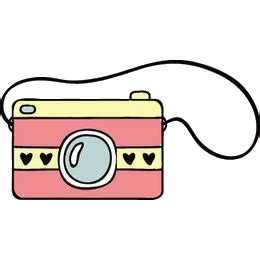
#> input picture pic_compressor/origin_camera.png, 260 x 260 px
$ python png_compressor.py
#> lines starting #> are read from the running program, lines starting #| are printed output that depends on the picture; after the words box and inside, x2 and y2 are one past the last pixel; in counts of white or black regions, pixels touching at a corner belong together
import numpy as np
from PIL import Image
import os

class PNGCompressor:
    def __init__(self):
        pass

    def convert_to_8bit(self, image):
        """将图像转换为8位调色板模式，保留透明度和颜色"""
        if image.mode == 'RGBA':
            # 获取alpha通道
            alpha = image.split()[3]

            # 二值化alpha通道
            mask = Image.eval(alpha, lambda a: 0 if a < 128 else 255)

            # 保留原始RGB颜色，只修改alpha通道
            image_array = np.array(image)
            image_array[..., 3] = np.array(mask)

            # 创建一个临时的RGB图像用于量化
            rgb_image = Image.fromarray(image_array[..., :3], 'RGB')

            # 使用中位切分法进行颜色量化，保留更多颜色细节
            converted = rgb_image.quantize(colors=255, method=2)

            # 获取量化后的调色板
            palette = converted.getpalette()

            # 创建新的调色板图像
            final_image = converted.copy()

            # 设置透明像素
            alpha_mask = np.array(mask) == 0
            if np.any(alpha_mask):
                # 将透明像素的索引设为255
                img_data = np.array(final_image)
                img_data[alpha_mask] = 255
                final_image = Image.fromarray(img_data)

                # 确保调色板的最后一个颜色是透明的
                if palette:
                    # 保持最后一个颜色接近原图中透明区域的颜色
                    transparent_color = image_array[alpha_mask][0][:3] if len(image_array[alpha_mask]) > 0 else [0, 0, 0]
                    palette[-3:] = transparent_color
                    final_image.putpalette(palette)
                    final_image.info['transparency'] = 255

            return final_image
        else:
            # 直接转换为8位调色板模式，使用中位切分法
            return image.quantize(colors=256, method=2)

    def compress(self, input_path, output_path=None):
        """
        使用8位调色板模式压缩PNG图像，保持透明度和颜色质量
        """
#> called with input_path = 'origin_camera.png'
        if output_path is None:
            filename, ext = os.path.splitext(input_path)
            output_path = f"{filename}_compressed{ext}"

        # 加载图像
        image = Image.open(input_path)
#> image is the input picture: PIL image 260x260 RGBA; mean R, G, B, A 231.7, 222.4, 219.2, 64.6
        original_size = image.size
#> original_size = (260, 260)

        # 转换为8位调色板模式
        image = self.convert_to_8bit(image)
#> in convert_to_8bit, `alpha = image.split()[3]`:
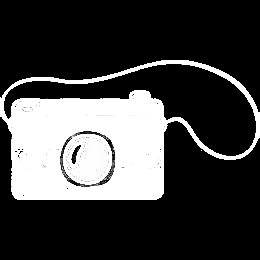
#> alpha: PIL image 260x260 L; min 0, max 255, mean 64.6
#> in convert_to_8bit, `mask = Image.eval(alpha, lambda a: 0 if a < 128 else 255)`:
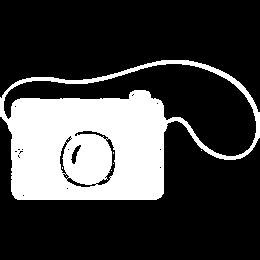
#> mask: PIL image 260x260 L; 25.3% white; 7 white regions (6 under 20 px), largest, box (x1, y1, x2, y2) and area: (0, 60, 260, 200) 17113
#> in convert_to_8bit, `image_array[..., 3] = np.array(mask)`:
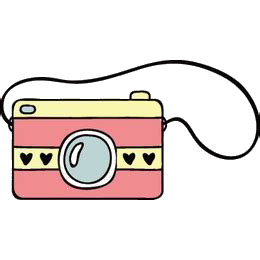
#> image_array: shape (260, 260, 4); 2.91% of pixels changed, all inside (x1, y1, x2, y2) = (0, 60, 259, 200); transparent parts drawn white
#> in convert_to_8bit, `palette = converted.getpalette()`: palette = 765 values, max 254 at index 78, min 1 at index 193, mean 132.9
#> in convert_to_8bit, `img_data = np.array(final_image)`:
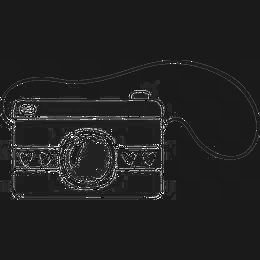
#> img_data: shape (260, 260); min 0, max 254, mean 32.7
#> in convert_to_8bit, `img_data[alpha_mask] = 255`:
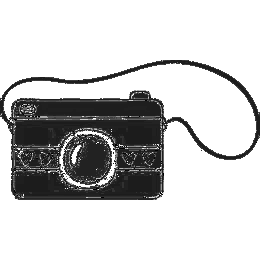
#> img_data: shape (260, 260); min 0, max 255, mean 203.2
#> in convert_to_8bit, `transparent_color = image_array[alpha_mask][0][:3] if len(image_array[..`: transparent_color = [255, 255, 255]
#> in convert_to_8bit, `final_image.putpalette(palette)`:
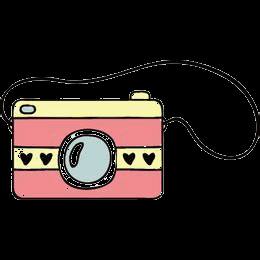
#> final_image: PIL image 260x260 P; mean R, G, B 43.9, 34.6, 31.3
#> image: PIL image 260x260 P

        # 保存为PNG，使用最大压缩
        image.save(output_path, 'PNG', optimize=True, compress_level=9)

        # 验证尺寸没有改变
        if image.size != original_size:
            raise ValueError("Image size changed during compression!")

        # 返回压缩信息
        original_file_size = os.path.getsize(input_path)
        compressed_file_size = os.path.getsize(output_path)
        compression_ratio = (original_file_size - compressed_file_size) / original_file_size * 100

        return {
            'original_size': original_file_size,
            'compressed_size': compressed_file_size,
            'compression_ratio': compression_ratio,
            'image_size': image.size,
            'mode': image.mode
        }

if __name__ == '__main__':
    compressor = PNGCompressor()
    input_image = 'origin_camera.png'

    result = compressor.compress(input_image)
    print("\n压缩结果:")
    print("-" * 50)
    print(f"原始大小: {result['original_size']/1024:.2f} KB")
#| 原始大小: 44.17 KB
    print(f"压缩后大小: {result['compressed_size']/1024:.2f} KB")
#| 压缩后大小: 8.89 KB
    print(f"压缩率: {result['compression_ratio']:.2f}%")
#| 压缩率: 79.88%
    print(f"图像尺寸: {result['image_size']}")
#| 图像尺寸: (260, 260)
    print(f"颜色模式: {result['mode']}")
#| 颜色模式: P
